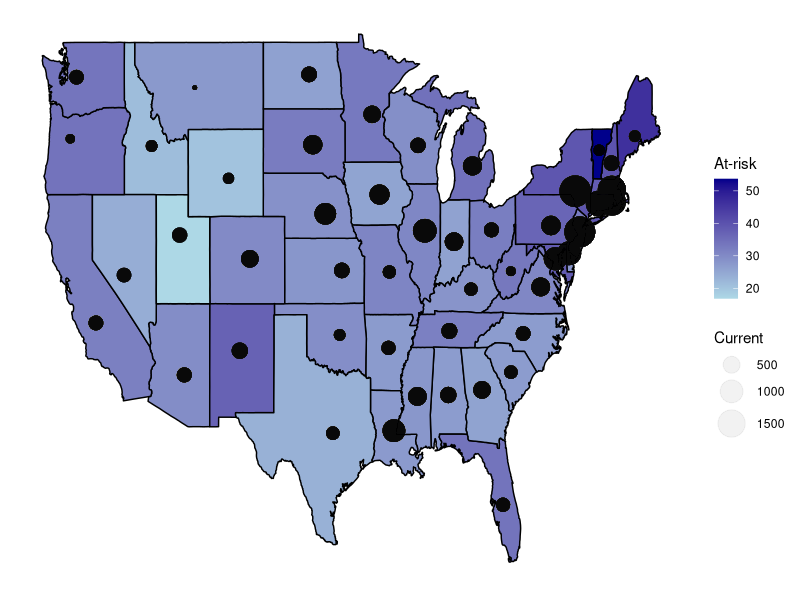
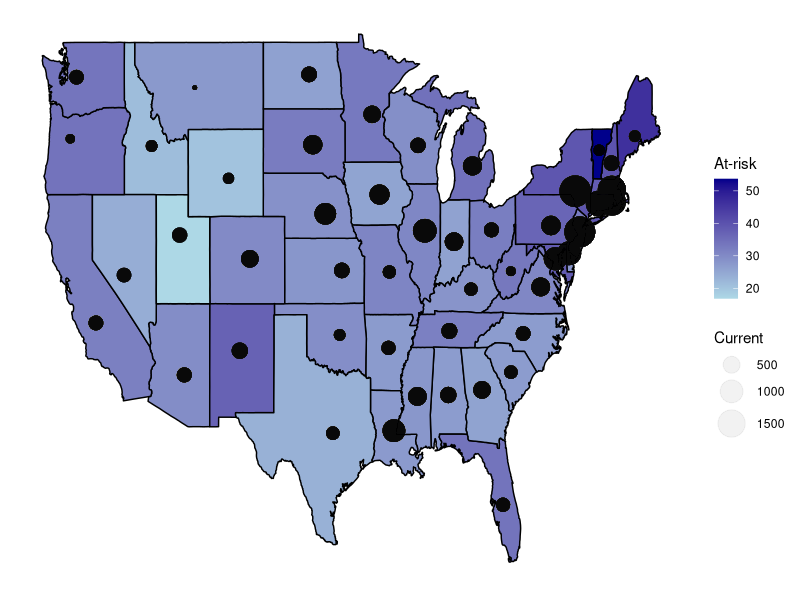

Recreate these plots in R, in order.
#####SETUP#####
suppressPackageStartupMessages(library("readr"))
suppressPackageStartupMessages(library("dplyr"))
suppressPackageStartupMessages(library("ggplot2"))
suppressPackageStartupMessages(library("maps"))

#####INPUT#####
pcare <- read_csv("state-data.csv")
covid <- read_csv("covid-cases.csv")
projected <- read_csv("ihme-projection.csv")

#####PROCESS#####
# pcare:
#   - add column for # of physicians over 60 per 100K population
#   IGNORE FOR NOW- only select states that can be plotted (remove DC, PR)
pcare <- pcare %>%
  mutate(Risk = Number * Over60 / 100) #%>%
  #filter(!(state %in% c("DC", "PR")))

# covid:
#   - only select date column that will actually be used
#   IGNORE FOR NOW- rename Long_ to long (contains longitude)
#   IGNORE FOR NOW- rename Lat to lat (contains latitude)
#   - remove rows w/ zero cases (won't be plotted anyway, won't cause logarithm issues)
#   IGNORE FOR NOW- remove rows not in continental United States
#   IGNORE FOR NOW- take logarithm to make bubbles more aesthetically pleasing
#   - group by state to prepare for summary
#   - get the total cases per state
covid <- covid %>%
  select(region, `6/4/2020`) %>%
  #rename(long = Long_) %>%
  #rename(lat = Lat) %>%
  filter(`6/4/2020` > 0) %>%
  #filter(lat > 25 & lat < 50 & long > -130 & long < -65) %>%
  #mutate(LogCases = log10(`6/4/2020`)) %>%
  group_by(`region`) %>%
  summarise(state_cases = sum(`6/4/2020`))

# projected:
#   - summarise (sum) by state for projected cases as of 1-Oct-2020
projected <- projected %>%
  group_by(region) %>%
  summarise(Projected = sum(est_infections_mean))

# join pcare & covid then standardize cases to per 100K population, then only select relevant columns
#   then add projected cases then standardize to per 100K population, then only select relevant columns
pcare <- pcare %>%
  left_join(covid) %>%
  mutate(Current = state_cases / TotalPop * 100000) %>%
  left_join(projected) %>%
  mutate(Projection = Projected / TotalPop * 100000) %>%
  select(region, state, Risk, Current, Projection, Long, Lat)

# LOOK AT DATA HERE BEFORE NON-CONTINENTAL STATES ARE REMOVED

# prepare map data
pcare <- filter(pcare, !(region %in% c("puerto rico", "district of columbia")))
states_pleth <- map_data("state")
state_data <- left_join(states_pleth, pcare, by = "region")

#####VISUALIZE & SAVE#####
## bubble map of 50 U.S. states
ggplot(data = state_data) +
  # map w/ states colored by # `physicians over 60` per 100K population
  geom_polygon(aes(x = long, y = lat, group = group, fill = Risk),
               color = "black") +
  scale_fill_gradient("At-risk", low = "lightblue", high = "darkblue") +
  # bubbles w/ log(COVID cases)
  geom_point(aes(x = Long, y = Lat, size = Current),
             alpha = 1/20) +
  scale_size_continuous(range = c(1, 10)) +
  #scale_size_continuous("# cases",
  #                      range = c(0, 1.15),
  #                      labels = c("1-9", "10-99", "100-999",
  #                                 "1,000-9,999", "10,000-99,999",
  #                                 ">100,000")) +
  # remove elements we don't need
  theme(axis.title = element_blank(),
        axis.text = element_blank(),
        axis.ticks = element_blank(),
        panel.grid = element_blank(),
        panel.background = element_blank())

# save bubble chloropleth
ggsave(filename = "BubbleMap.png",
       width = 8, height = 4)
